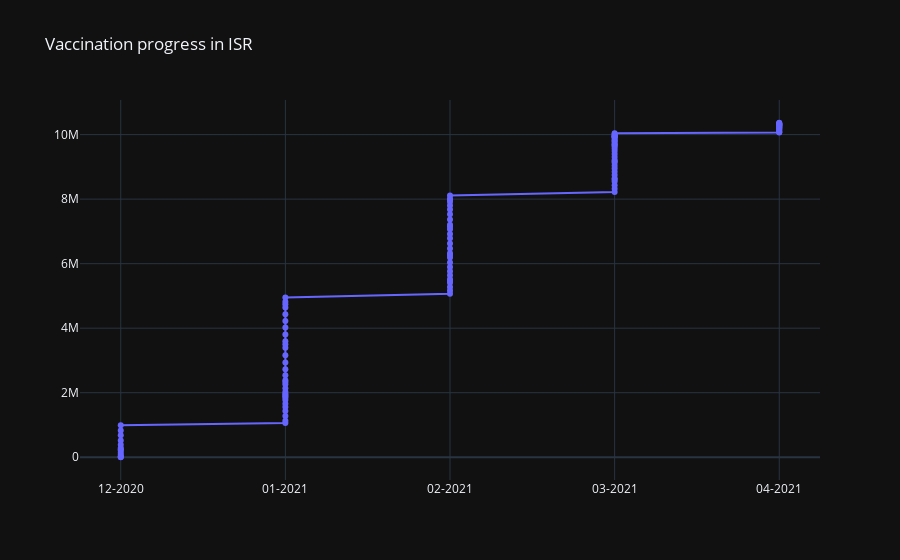

This figure's notebook cell:
### Code cell
import plotly.graph_objects as go

x=[i.split('-')[1]+'-'+i.split('-')[0] for i in vaccination_total.Date ]
fig = go.Figure()
fig.update_layout(template='plotly_dark')
fig.add_trace(go.Scatter(x=x, 
                         y=vaccination_total['Total_Vaccinations'],
                         mode='lines+markers',
                         name='total_cases',
                         line=dict(color='rgb(102, 102, 255)', width=2)))

fig.update_layout(
    title = 'Total_Vaccinations in '+str(string),
    xaxis_tickformat = '%d %B (%a)<br>%Y'
)
fig.show()
